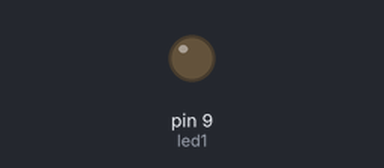
Simulated run of this sketch. Board: Arduino Uno, built with avr-gcc and run on an emulated ATmega328P. Parts: output pins drawn as LEDs (lit = HIGH).

Above: at 0.2 s.
At 9.4 s:
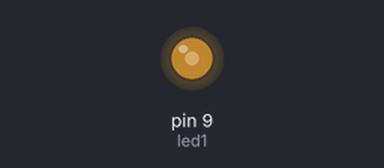
At 18.6 s:
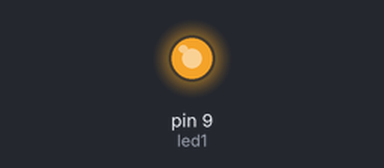
At 37.0 s:
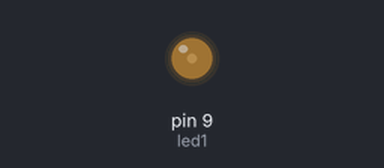
Timing chart, 0 to 40.0 s (numbered marks = the images above):
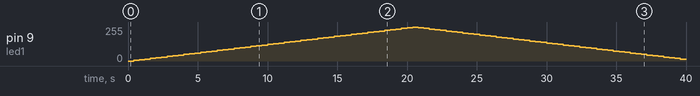

Measured:
- by itself, pin 9 (led1): rises from 0/255 to 255/255 in 20.0 s, then falls to 15/255 in 19.2 s

The sketch:

FadingLed.ino
```cpp
int led1= 9;
int brightness = 0;
int fade = 5;
void setup() {

   pinMode(led1, OUTPUT);
}


void loop() {

   analogWrite(led1, brightness);

   brightness = brightness + fade;

   if (brightness == 0 || brightness == 255) {
      fade = -fade;
   }

   delay(400);
}
```
